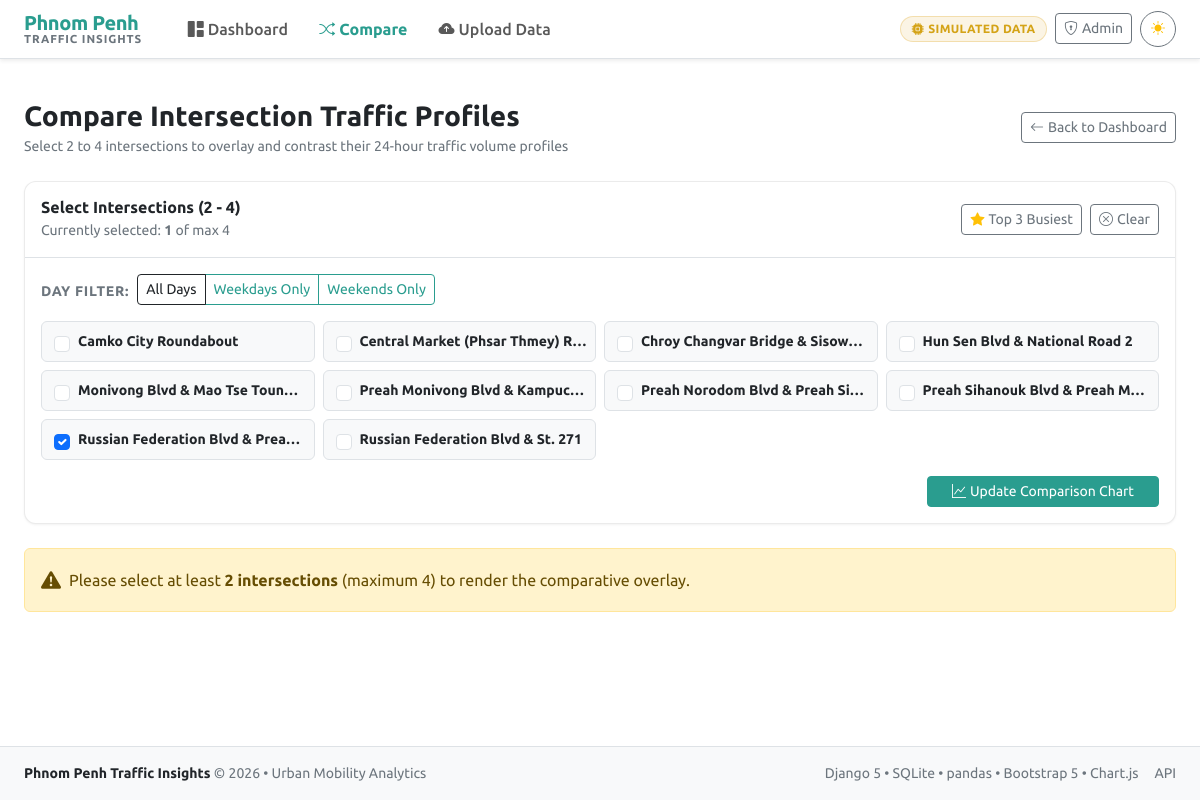
The page /compare/?intersection=3 on the database its author committed.
### traffic/models.py (models this page shows, shortened)
class Intersection(models.Model):
    name = models.CharField(max_length=255, unique=True, db_index=True)
    latitude = models.FloatField(null=True, blank=True)
    longitude = models.FloatField(null=True, blank=True)
    is_simulated = models.BooleanField(default=False, help_text="Indicates if loaded from demo dataset")
    created_at = models.DateTimeField(auto_now_add=True)
    class Meta:
        ordering = ['name']
        verbose_name = 'Intersection'
        verbose_name_plural = 'Intersections'

### traffic/views.py (the view)
# urls.py: path('compare/', views.compare_view, name='compare'),
def compare_view(request):
    all_intersections = list(Intersection.objects.all().order_by('name'))
    selected_raw = request.GET.getlist('intersection')
    if not selected_raw:
        summaries = peak_summary()
        selected_ids = [s['intersection_id'] for s in summaries[:3]] if summaries else [i.id for i in all_intersections[:3]]
    else:
        selected_ids = []
        for x in selected_raw:
            try:
                selected_ids.append(int(x))
            except ValueError:
                pass
        selected_ids = selected_ids[:4]
    day_type = request.GET.get('day_type', 'all').lower()
    if day_type not in ['all', 'weekday', 'weekend']:
        day_type = 'all'
    comparison_chart_data = compare_profiles(selected_ids, day_type=day_type)
    all_summaries = peak_summary()
    selected_summaries = [s for s in all_summaries if s['intersection_id'] in selected_ids]
    context = {
        'all_intersections': all_intersections,
        'selected_ids': selected_ids,
        'day_type': day_type,
        'chart_data_json': json.dumps(comparison_chart_data),
        'selected_summaries': selected_summaries,
    }
    return render(request, 'traffic/compare.html', context)

### traffic/context_processors.py (called while the page is built)
def demo_badge_context(request):
    try:
        has_data = TrafficRecord.objects.exists()
        is_simulated = Intersection.objects.filter(is_simulated=True).exists()
        is_demo_loaded = has_data and (is_simulated or Intersection.objects.filter(name__icontains='Monivong').exists())
    except Exception:
        has_data = False
        is_demo_loaded = False
    return {
        'is_simulated_dataset': is_demo_loaded,
        'has_traffic_data': has_data,
    }

### traffic/services.py (called while the page is built)
def classify_period(hour: int) -> str:
    if 6 <= hour <= 9:
        return "Morning rush 06-09"
    elif 16 <= hour <= 19:
        return "Evening rush 16-19"
    else:
        return "Other"

def get_period_color(period: str) -> str:
    if "Morning" in period:
        return "#2a9d8f"  # Teal
    elif "Evening" in period:
        return "#e76f51"  # Coral
    else:
        return "#e9c46a"  # Sand / Gold

def format_hour_range(hour: int, style: str = "12h") -> str:
    h1 = hour % 24
    h2 = (hour + 1) % 24
    if style == "24h":
        return f"{h1:02d}:00 - {h2:02d}:00"
    ampm1 = "AM" if h1 < 12 else "PM"
    ampm2 = "AM" if h2 < 12 else "PM"
    disp1 = 12 if h1 % 12 == 0 else h1 % 12
    disp2 = 12 if h2 % 12 == 0 else h2 % 12
    if ampm1 == ampm2:
        return f"{disp1} - {disp2} {ampm2}"
    else:
        return f"{disp1} {ampm1} - {disp2} {ampm2}"

def _resolve_intersection(intersection: Union[Intersection, int, str]) -> Intersection:
    if isinstance(intersection, Intersection):
        return intersection
    elif isinstance(intersection, int) or (isinstance(intersection, str) and str(intersection).isdigit()):
        return Intersection.objects.get(pk=int(intersection))
    elif isinstance(intersection, str):
        return Intersection.objects.get(name=intersection)
    else:
        raise ValueError(f"Cannot resolve intersection reference: {intersection}")

def _prepare_records_dataframe(records: List[Dict[str, Any]]) -> pd.DataFrame:
    if not records:
        return pd.DataFrame()
    df = pd.DataFrame(records)
    df['timestamp'] = pd.to_datetime(df['timestamp'])
    cur_tz = timezone.get_current_timezone_name()
    if df['timestamp'].dt.tz is not None:
        df['timestamp'] = df['timestamp'].dt.tz_convert(cur_tz)
    else:
        df['timestamp'] = df['timestamp'].dt.tz_localize('UTC').dt.tz_convert(cur_tz)
    df['hour'] = df['timestamp'].dt.hour
    df['dayofweek'] = df['timestamp'].dt.dayofweek  # 0=Monday, 6=Sunday
    return df

### templates/traffic/compare.html (shortened to what this page needs)
{% extends "base.html" %}
{% block content %}
<div class="container-fluid px-3 px-lg-4">
  <div class="d-flex flex-column flex-md-row justify-content-between align-items-start align-items-md-center mb-4 gap-2">
    <div>
      <h1 class="h3 fw-bold mb-1">Compare Intersection Traffic Profiles</h1>
      <p class="text-secondary small mb-0">Select 2 to 4 intersections to overlay and contrast their 24-hour traffic volume profiles</p>
    </div>
    <a href="{% url 'traffic:dashboard' %}" class="btn btn-sm btn-outline-secondary">
      <i class="bi bi-arrow-left me-1"></i>Back to Dashboard
    </a>
  </div>
  <div class="card mb-4">
    <div class="card-header bg-transparent py-3 border-bottom d-flex flex-column flex-sm-row justify-content-between align-items-sm-center gap-2">
      <div>
        <h2 class="h6 fw-bold mb-0">Select Intersections (2 - 4)</h2>
        <span class="small text-secondary" id="selection-counter">
          Currently selected: <span class="fw-bold text-teal" id="selected-count">{{ selected_ids|length }}</span> of max 4
        </span>
      </div>
      <div class="d-flex gap-2">
        <button type="button" class="btn btn-sm btn-outline-secondary" onclick="selectTop3()">
          <i class="bi bi-star-fill text-warning me-1"></i>Top 3 Busiest
        </button>
        <button type="button" class="btn btn-sm btn-outline-secondary" onclick="clearAllSelections()">
          <i class="bi bi-x-circle me-1"></i>Clear
        </button>
      </div>
    </div>
    <div class="card-body">
      <form method="get" action="{% url 'traffic:compare' %}" id="compare-form">
        <div class="row align-items-center mb-3 g-2">
          <div class="col-auto">
            <span class="small fw-bold text-secondary text-uppercase" style="letter-spacing: 0.05em;">Day Filter:</span>
          </div>
          <div class="col-auto">
            <div class="btn-group btn-group-sm" role="group">
              <label class="btn btn-outline-teal" for="dt_all">All Days</label>
              <label class="btn btn-outline-teal" for="dt_weekday">Weekdays Only</label>
              <label class="btn btn-outline-teal" for="dt_weekend">Weekends Only</label>
            </div>
          </div>
        </div>
        <div class="row g-2 mb-3">
          {% for inter in all_intersections %}
          <div class="col-12 col-md-6 col-lg-4 col-xl-3">
            <div class="form-check p-2 border rounded h-100 d-flex align-items-center bg-body-tertiary">
              <input class="form-check-input ms-1 me-2 inter-checkbox" type="checkbox" name="intersection" value="{{ inter.id }}" id="check_inter_{{ inter.id }}" {% if inter.id in selected_ids %}checked{% endif %} onchange="handleSelectionChange(this)">
              <label class="form-check-label small fw-semibold text-truncate w-100" for="check_inter_{{ inter.id }}" title="{{ inter.name }}">
                {{ inter.name }}
              </label>
            </div>
          </div>
          {% endfor %}
        </div>
        <div class="d-flex justify-content-end">
          <button type="submit" class="btn btn-teal btn-sm px-4" id="btn-update-chart">
            <i class="bi bi-graph-up me-1"></i>Update Comparison Chart
          </button>
        </div>
      </form>
    </div>
  </div>
  {% if selected_ids|length < 2 %}
  <div class="alert alert-warning d-flex align-items-center mb-4" role="alert">
    <i class="bi bi-exclamation-triangle-fill fs-5 me-2"></i>
    <div>Please select at least <strong>2 intersections</strong> (maximum 4) to render the comparative overlay.</div>
  </div>
  {% endif %}
</div>
{% endblock %}

### static/css/style.css (style rules this page uses)
:root { --pp-teal: #2a9d8f; --pp-teal-rgb: 42, 157, 143; --pp-teal-dark: #21867a; --pp-coral: #e76f51; --pp-coral-rgb: 231, 111, 81; --pp-coral-dark: #cf583a; --pp-navy: #264653; --pp-gold: #e9c46a; --pp-sky: #457b9d; --card-bg-light: #ffffff; --card-border-light: rgba(0, 0, 0, 0.08); --kpi-bg-light: #f8fafc; }
body { font-family: 'Ubuntu', system-ui, -apple-system, "Segoe UI", Roboto, "Helvetica Neue", Arial, sans-serif; min-height: 100vh; display: flex; flex-direction: column; }
.card { border-radius: 12px; border: 1px solid rgba(0, 0, 0, 0.08); box-shadow: 0 1px 3px rgba(0, 0, 0, 0.04), 0 1px 2px rgba(0, 0, 0, 0.02); transition: transform 0.15s ease, box-shadow 0.15s ease; }
.btn-teal { background-color: var(--pp-teal); border-color: var(--pp-teal); color: #ffffff; }
.btn-outline-teal { color: var(--pp-teal); border-color: var(--pp-teal); }

### rows shown on the page
Intersection: name "Camko City Roundabout"
Intersection: name "Central Market (Phsar Thmey) R…"
Intersection: name "Chroy Changvar Bridge & Sisow…"
Intersection: name "Hun Sen Blvd & National Road 2"
Intersection: name "Monivong Blvd & Mao Tse Toun…"
Intersection: name "Preah Monivong Blvd & Kampuc…"
Intersection: name "Preah Norodom Blvd & Preah Si…"
Intersection: name "Preah Sihanouk Blvd & Preah M…"
Intersection: intersection "☑", name "Russian Federation Blvd & Prea…"
Intersection: name "Russian Federation Blvd & St. 271"

### other values the page prints
{{ selected_ids|length }} "1"
